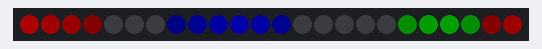
Simulated run of this sketch. Board: Arduino Uno, built with avr-gcc and run on an emulated ATmega328P. Shown: 24 RGB LEDs in strip order, left to right. Dim RGB values are drawn brighter than linear; random numbers use the default seed unless the sketch sets one.

Above: at 42.14 s.
At 47.7 s:
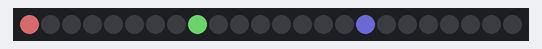
At 98.32 s:
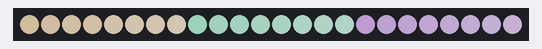
At 99.91 s:
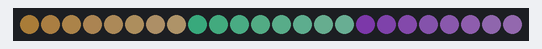
At 100.54 s:
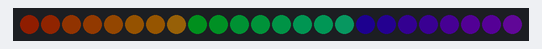
At 129.68 s:
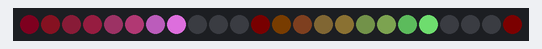

Measured:
- what the display in image 1 shows lasts 50.5 s, from 47.7 s to 98.2 s

The sketch:

neopixel_ring_20150128.ino
```cpp
#include <Adafruit_NeoPixel.h>

#define PIN 6
#define NPIXELS 24

// Parameter 1 = number of pixels in strip
// Parameter 2 = Arduino pin number (most are valid)
// Parameter 3 = pixel type flags, add together as needed:
//   NEO_KHZ800  800 KHz bitstream (most NeoPixel products w/WS2812 LEDs)
//   NEO_KHZ400  400 KHz (classic 'v1' (not v2) FLORA pixels, WS2811 drivers)
//   NEO_GRB     Pixels are wired for GRB bitstream (most NeoPixel products)
//   NEO_RGB     Pixels are wired for RGB bitstream (v1 FLORA pixels, not v2)
// Pixels are initialized to 0 (off).
Adafruit_NeoPixel strip = Adafruit_NeoPixel(NPIXELS, PIN, NEO_GRB + NEO_KHZ800);

// Target doesn't use a real pin, and you shouldn't call begin or show on it;
// instead it supports moveToTarget.
Adafruit_NeoPixel target = Adafruit_NeoPixel(NPIXELS, 1, NEO_GRB + NEO_KHZ800);

void setup() {
  strip.begin();
  strip.show(); // Initialize all pixels to 'off'

  // If analog input pin 0 is unconnected, random analog
  // noise will cause the call to randomSeed() to generate
  // different seed numbers each time the sketch runs.
  // randomSeed() will then shuffle the random function.
  randomSeed(analogRead(0));

  while (!strip.canShow());  // Don't start loop until pixels initialized.
  delay(1000);  // Wait one second
}

void loop() {
  colorChase();
  fadeToZero();
  theaterChase(strip.Color(0, 0, 64), 50); // Blue
  fadeToZero();

  fadingChase2();
  fadeToZero();
  theaterChase(strip.Color(64, 0, 0), 50); // Red
  fadeToZero();

  fadingChase();
  fadeToZero();
  theaterChase(strip.Color(0, 64, 0), 50); // Green
  fadeToZero();
}

void drawFade10(int pixel, uint8_t r, uint8_t g, uint8_t b) {
  // We assume here that np is greater than 10, which is the
  // number of pixel values we set. We also assume that np*2
  // is less than the max positive integer.
  const int np = strip.numPixels();
  if (pixel < 0) {
    pixel = np;
  } else {
    pixel = (pixel % np) + np;
  }
#ifdef PIXEL
#undef PIXEL
#endif
#define PIXEL ((pixel--) % np)
  strip.setPixelColor(PIXEL, r, g, b);
  r >>= 1;
  g >>= 1;
  b >>= 1;
  strip.setPixelColor(PIXEL, r, g, b);
  r -= r >> 2;
  g >>= 1;
  b >>= 1;
  strip.setPixelColor(PIXEL, r, g, b);
  r >>= 1;
  g >>= 1;
  b >>= 1;
  strip.setPixelColor(PIXEL, r, g, b);
  r -= r >> 2;
  g >>= 1;
  b >>= 1;
  strip.setPixelColor(PIXEL, r, g, b);
  r >>= 1;
  g >>= 1;
  b >>= 1;
  strip.setPixelColor(PIXEL, r, g, b);
  r -= r >> 2;
  g >>= 1;
  b >>= 1;
  strip.setPixelColor(PIXEL, r, g, b);
  r >>= 1;
  g >>= 1;
  b >>= 1;
  strip.setPixelColor(PIXEL, r, g, b);
  r -= r >> 2;
  g >>= 1;
  b >>= 1;
  strip.setPixelColor(PIXEL, r, g, b);
  strip.setPixelColor(PIXEL, 0, 0, 0);
#undef PIXEL
}

void fadingChase() {
  int np = strip.numPixels();
  int np2 = np / 2;
  int waitFor = 50;
  while (waitFor > 0) {
    for (int i = 0; i < np; i++) {
      drawFade10(i, 150, 75, 150);
      drawFade10(i + np2, 75, 150, 75);
      strip.show();
      delay(waitFor);
    }
    waitFor--;
  }
}

// Returns true if have faded to black (off);
// false returned if any intensity is non-zero.
bool integerFade(Adafruit_NeoPixel* ring, uint8_t reduce) {
  bool allAreZero = true;
  int np = ring->numPixels();
  uint8_t* ptr = ring->getPixels();
  uint8_t* end = ptr + (3 * np);
  while (ptr < end) {
    uint8_t c = *ptr;
    if (c <= reduce) {
      *ptr = 0;
    } else {
      *ptr = c - reduce;
      allAreZero = false;
    }
    ptr++;
  }
  return allAreZero;
}

void fadeToZero() {
  bool allAreZero = false;
  while (!allAreZero) {
    allAreZero = integerFade(&strip, 1);
    strip.show();
    delay(20);
  }
}

void setMinimumPixelColor(uint16_t n, uint8_t r, uint8_t g, uint8_t b) {
  uint32_t c = strip.getPixelColor(n);
  uint8_t r0 = (c >> 16) & 0xff;
  uint8_t g0 = (c >> 8) & 0xff;
  uint8_t b0 = c & 0xff;
  strip.setPixelColor(n, max(r0, r), max(g0, g), max(b0, b));
}

void fadingChase2() {
  const int np = strip.numPixels();
//  int np2 = np / 2;
//  int waitFor = 50;
  int i = 0;
  int j = np/3;
  int k = (np * 2) / 3;
  unsigned long time = millis();
  unsigned long lastTime = time;
  unsigned long step = 100;  // milliseconds between updates
  unsigned long nextStepTime = time + step;
  unsigned long nextSpeedTime = time + 10 * step;

  while (step > 0) {
    while (!strip.canShow());
    while (time == lastTime) {
      time = millis();
    }
    lastTime = time;
    integerFade(&strip, 1);

    // Is it time to advance the bright pixels?
    if (time >= nextStepTime || time <= 10) {
      i = (i + 1) % np;
      j = (j + 1) % np;
      k = (k + 1) % np;
      nextStepTime += step;
      if (time >= nextSpeedTime) {
        step--;
        nextSpeedTime += step * 10;
      }
    }

    setMinimumPixelColor(i, 128, 64, 64);
    setMinimumPixelColor(j, 64, 128, 64);
    setMinimumPixelColor(k, 64, 64, 128);

    strip.show();
  }
}

// Encapsulates a triangle function:
//      positions 0 to a have intensity 'lo'.
//      positions a to b have intensities linearly varying between 'lo' and 'hi'.
//      positions b to c have intensities linearly varying between 'hi' and 'lo'.
//      positions c to d (maximum position) have intensity lo.
// Constraints: lo < hi, a < b < c < d.
class Triangle {
 public:
  Triangle(uint16_t a, uint16_t b, uint16_t c, uint16_t d, uint8_t lo, uint8_t hi)
      : a_(a), b_(b), c_(c), d_(d - d % NPIXELS), step_(d_ / NPIXELS),
        lo_(lo), hi_(hi), hi_lo_(hi - lo), origin_(0), forward_(false) {}

  void swapDirection() { forward_ = !forward_; }

  void adjustOrigin(unsigned long delta) {
    if (forward_) {
      origin_ += d_;
      origin_ -= (delta % d_);
    } else {
      origin_ += delta;
    }
    origin_ %= d_;
  }

  uint8_t intensity(uint16_t pixel) {
    uint16_t pos = (uint32_t(pixel) * step_ + origin_) % d_;
    return valueAtPosition(pos);
  }

  uint16_t d() { return d_; }

 private:
  uint8_t valueAtPosition(uint16_t pos) {
    if (pos <= a_ || pos >= c_) {
      return lo_;
    }
    uint32_t offset;
    uint32_t range;
    if (pos <= b_) {
      offset = pos - a_;
      range = b_ - a_;
    } else {
      offset = c_ - pos;
      range = c_ - b_;
    }

    // Floating point version:
    // return     int(float(offset) / float(range) * (hi - lo) + lo)
    // ==         int(float(offset * (hi - lo)) / float(range) + lo)
    // Should look in graphic gems, or similar, for ideas on fast integer math.

    uint32_t numerator = offset * hi_lo_;
    uint32_t quotientX256 = (numerator << 8) / range;
    uint32_t quotient = quotientX256 >> 8;
    if (quotient < hi_lo_ && quotientX256 & 0x80) {
      // Round up.
      quotient++;
    }
    return quotient + lo_;
  }

  unsigned long origin_;
  const uint16_t a_, b_, c_, d_, step_;
  const uint8_t lo_, hi_, hi_lo_;
  bool forward_;
};

Triangle red_tri(0, 1000, 2500, 10000, 0, 50);
Triangle green_tri(0, 400, 1000, 5000, 0, 50);
Triangle blue_tri(0, 2500, 4000, 15000, 0, 50);

void colorChase() {
  unsigned long time = millis();
  unsigned long end = time + 40L * 1000L;
  unsigned long last_time = time;
  target.clear();
  int reduce = 0;
  while (true) {
    time = millis();
    if (time != last_time) {
      if (10 == random(0, red_tri.d())) red_tri.swapDirection();
      if (10 == random(0, green_tri.d())) green_tri.swapDirection();
      if (10 == random(0, blue_tri.d())) blue_tri.swapDirection();
      unsigned long dt = time - last_time;
      red_tri.adjustOrigin(dt);
      green_tri.adjustOrigin(dt);
      blue_tri.adjustOrigin(dt);
      last_time = time;
      for (uint16_t pixel = 0; pixel < NPIXELS; ++pixel) {
        int r = red_tri.intensity(pixel);
        int g = green_tri.intensity(pixel);
        int b = blue_tri.intensity(pixel);
        target.setPixelColor(pixel, r, g, b);
      }
      if (time > end) {
        ++reduce;
        if (integerFade(&target, reduce)) return;
        end += 20;
      }
    }
    moveToTarget();
    strip.show();
  }
}

// Adjust the values in strip towards the values in target.
// Return true IFF there is no difference.
bool moveToTarget() {
  bool no_diff = true;
  uint8_t* in_ptr = target.getPixels();
  uint8_t* in_end = in_ptr + (3 * NPIXELS);
  uint8_t* out_ptr = strip.getPixels();
  while (in_ptr < in_end) {
    uint8_t in = *in_ptr;
    uint8_t out = *out_ptr;
    if (in != out) {
      no_diff = false;
      if (in < out) {
        *out_ptr = out - 1;
      } else {
        *out_ptr = out + 1;
      }
    }
    in_ptr++;
    out_ptr++;
  }
  return no_diff;
}

//Theatre-style crawling lights.
void theaterChase(uint32_t c, uint8_t wait) {
  for (int j=0; j<30; j++) {  //do 30 cycles of chasing
    for (int q=0; q < 3; q++) {
      for (int i=0; i < strip.numPixels(); i=i+3) {
        strip.setPixelColor(i+q, c);    //turn every third pixel on
      }
      strip.show();

      delay(wait);

      for (int i=0; i < strip.numPixels(); i=i+3) {
        strip.setPixelColor(i+q, 0);        //turn every third pixel off
      }
    }
  }
}
```
